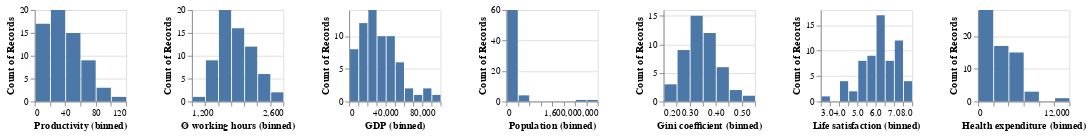

Notebook code for this chart:
### Markdown cell above
This information reflects that our data set contains some null values we need to handle with. As a rule of thumb a linear regression with one dependent and one independent variable requires at least 30 observations. Hence it can be assumed that the number of observations is sufficient for a simple linear regression model. Regarding a multiple linear regression model for each additional indipendent variable added to the equation an additional 10 observations are required (https://home.csulb.edu/~msaintg/ppa696/696regmx.htm#:~:text=Regression%20with%20only%20one%20dependent,variable%20added%20to%20the%20equation). 
In our case, a dataset of at least 80 observations would be required to take every independent variable into account. For this reason we cannot afford to eliminate the observations with missing values. Alternativley we will appropriately replace the missing values with mean or median. Despite the data correction we furthermore need to think about eleminating isolated variables of our multiple linear regression model. 

Additionally we were thinking about a method called oversampling to add artificial samples. However, research on this subject revealed, that this method only works for categorical variables to adjust the class distribution of a data set. Hence it is not practicable for this project.

To deal with existing missing values we had to figure out what is a better measure of the central tendency of data and use that value to appropriately replace missing values.
We generated distribution plots to decide which techniques to use.
    - Outliers data points will have a significant impact on the mean and hence, in such cases, it is not recommended to use the mean for replacing the missing values. 
    - For symmetric data distribution, one can use the mean value for imputing missing values.

Please find the additional boxplot visualization in the Appendix.

### Chart 1: Distribution Splot

### Code cell
alt.Chart(df).mark_bar().encode(
    alt.X(alt.repeat("column"), type="quantitative", bin=True),
    y='count()',
).properties(
    width=100,
    height=100
).repeat(
    column=['Productivity', 'Ø working hours', 'GDP', 'Population','Gini coefficient','Life satisfaction','Health expenditure']
)

### Figure 1 — Vega-Lite specification as saved in the notebook (floating-point values rounded to 4 significant figures)
{"config": {"view": {"continuousWidth": 400, "continuousHeight": 300}}, "repeat": {"column": ["Productivity", "Ø working hours", "GDP", "Population", "Gini coefficient", "Life satisfaction", "Health expenditure"]}, "spec": {"data": {"name": "data-0f784a42502bfd1e3cf82a51730ef2f6"}, "mark": "bar", "encoding": {"x": {"bin": true, "field": {"repeat": "column"}, "type": "quantitative"}, "y": {"aggregate": "count", "type": "quantitative"}}, "height": 100, "width": 100}, "$schema": "https://vega.github.io/schema/vega-lite/v4.17.0.json", "datasets": {"data-0f784a42502bfd1e3cf82a51730ef2f6": [{"Continent": "Americas", "Country": "Argentina", "Code": "ARG", "Year": 2017, "Ø working hours": 1692.0, "GDP": 23270.0, "Population": 44054616, "Gini coefficient": null, "Life satisfaction": 6.086, "Productivity": 30.96, "Health expenditure": 2470.0}, {"Continent": "Oceania", "Country": "Australia", "Code": "AUS", "Year": 2017, "Ø working hours": 1731.0, "GDP": 52540.0, "Population": 24590336, "Gini coefficient": null, "Life satisfaction": 7.234, "Productivity": 60.34, "Health expenditure": 4716.0}, {"Continent": "Europe", "Country": "Austria", "Code": "AUT", "Year": 2017, "Ø working hours": 1613.0, "GDP": 51950.0, "Population": 8797497, "Gini coefficient": 0.2974, "Life satisfaction": 7.195, "Productivity": 64.78, "Health expenditure": 5641.0}, {"Continent": "Asia", "Country": "Bangladesh", "Code": "BGD", "Year": 2017, "Ø working hours": 2232.0, "GDP": 4113.0, "Population": 161793968, "Gini coefficient": null, "Life satisfaction": 5.114, "Productivity": 4.308, "Health expenditure": 101.2}, {"Continent": "Europe", "Country": "Belgium", "Code": "BEL", "Year": 2017, "Ø working hours": 1544.0, "GDP": 45150.0, "Population": 11384491, "Gini coefficient": 0.2739, "Life satisfaction": 6.772, "Productivity": 68.52, "Health expenditure": 5450.0}, {"Continent": "Americas", "Country": "Brazil", "Code": "BRA", "Year": 2017, "Ø working hours": 1709.0, "GDP": 14280.0, "Population": 208504960, "Gini coefficient": 0.5333, "Life satisfaction": 6.451, "Productivity": 19.19, "Health expenditure": 1376.0}, {"Continent": "Europe", "Country": "Bulgaria", "Code": "BGR", "Year": 2017, "Ø working hours": 1644.0, "GDP": 19580.0, "Population": 7182430, "Gini coefficient": 0.4038, "Life satisfaction": 5.108, "Productivity": 25.39, "Health expenditure": 1608.0}, {"Continent": "Asia", "Country": "Cambodia", "Code": "KHM", "Year": 2017, "Ø working hours": 2456.0, "GDP": 3951.0, "Population": 15830694, "Gini coefficient": null, "Life satisfaction": 4.998, "Productivity": 3.023, "Health expenditure": 224.8}, {"Continent": "Americas", "Country": "Canada", "Code": "CAN", "Year": 2017, "Ø working hours": 1696.0, "GDP": 48900.0, "Population": 36554344, "Gini coefficient": 0.3331, "Life satisfaction": 7.109, "Productivity": 56.26, "Health expenditure": 5209.0}, {"Continent": "Americas", "Country": "Chile", "Code": "CHL", "Year": 2017, "Ø working hours": 1974.0, "GDP": 22860.0, "Population": 18368582, "Gini coefficient": 0.4444, "Life satisfaction": 5.942, "Productivity": 27.26, "Health expenditure": 2219.0}, {"Continent": "Asia", "Country": "China", "Code": "CHN", "Year": 2017, "Ø working hours": 2174.0, "GDP": 13850.0, "Population": 1410275968, "Gini coefficient": 0.3908, "Life satisfaction": 5.144, "Productivity": 11.36, "Health expenditure": 706.4}, {"Continent": "Americas", "Country": "Colombia", "Code": "COL", "Year": 2017, "Ø working hours": 1998.0, "GDP": 13430.0, "Population": 48351668, "Gini coefficient": 0.4972, "Life satisfaction": 6.35, "Productivity": 15.63, "Health expenditure": 1088.0}, {"Continent": "Americas", "Country": "Costa Rica", "Code": "CRI", "Year": 2017, "Ø working hours": 2212.0, "GDP": 18130.0, "Population": 4993849, "Gini coefficient": 0.4835, "Life satisfaction": 6.998, "Productivity": 18.73, "Health expenditure": 1440.0}, {"Continent": "Europe", "Country": "Croatia", "Code": "HRV", "Year": 2017, "Ø working hours": 1835.0, "GDP": 25360.0, "Population": 4192468, "Gini coefficient": 0.3035, "Life satisfaction": 5.626, "Productivity": 33.16, "Health expenditure": 1804.0}, {"Continent": "Asia", "Country": "Cyprus", "Code": "CYP", "Year": 2017, "Ø working hours": 1784.0, "GDP": 31250.0, "Population": 1208527, "Gini coefficient": 0.3142, "Life satisfaction": 6.137, "Productivity": 42.59, "Health expenditure": 2533.0}, {"Continent": "Europe", "Country": "Czechia", "Code": "CZE", "Year": 2017, "Ø working hours": 1776.0, "GDP": 35580.0, "Population": 10531315, "Gini coefficient": 0.2485, "Life satisfaction": null, "Productivity": 39.42, "Health expenditure": 2786.0}, {"Continent": "Europe", "Country": "Denmark", "Code": "DNK", "Year": 2017, "Ø working hours": 1400.0, "GDP": 51670.0, "Population": 5737286, "Gini coefficient": 0.2875, "Life satisfaction": 7.693, "Productivity": 72.54, "Health expenditure": 5573.0}, {"Continent": "Americas", "Country": "Ecuador", "Code": "ECU", "Year": 2017, "Ø working hours": 1701.0, "GDP": 11410.0, "Population": 16696947, "Gini coefficient": 0.4467, "Life satisfaction": 5.809, "Productivity": 15.32, "Health expenditure": 863.0}, {"Continent": "Europe", "Country": "Estonia", "Code": "EST", "Year": 2017, "Ø working hours": 1857.0, "GDP": 30980.0, "Population": 1317550, "Gini coefficient": 0.3036, "Life satisfaction": 6.035, "Productivity": 33.49, "Health expenditure": 2242.0}, {"Continent": "Europe", "Country": "Finland", "Code": "FIN", "Year": 2017, "Ø working hours": 1659.0, "GDP": 43830.0, "Population": 5508146, "Gini coefficient": 0.2738, "Life satisfaction": 7.78, "Productivity": 58.88, "Health expenditure": 4339.0}, {"Continent": "Europe", "Country": "France", "Code": "FRA", "Year": 2017, "Ø working hours": 1514.0, "GDP": 42820.0, "Population": 64144092, "Gini coefficient": 0.3163, "Life satisfaction": 6.69, "Productivity": 68.37, "Health expenditure": 5060.0}, {"Continent": "Europe", "Country": "Germany", "Code": "DEU", "Year": 2017, "Ø working hours": 1354.0, "GDP": 51250.0, "Population": 82624368, "Gini coefficient": 0.312, "Life satisfaction": 7.035, "Productivity": 69.85, "Health expenditure": 6028.0}, {"Continent": "Europe", "Country": "Greece", "Code": "GRC", "Year": 2017, "Ø working hours": 2017.0, "GDP": 26480.0, "Population": 10692230, "Gini coefficient": 0.3435, "Life satisfaction": 5.952, "Productivity": 33.36, "Health expenditure": 2326.0}, {"Continent": "Asia", "Country": "Hong Kong", "Code": "HKG", "Year": 2017, "Ø working hours": 2186.0, "GDP": 49930.0, "Population": 7461508, "Gini coefficient": null, "Life satisfaction": 5.659, "Productivity": 44.37, "Health expenditure": null}, {"Continent": "Europe", "Country": "Hungary", "Code": "HUN", "Year": 2017, "Ø working hours": 1937.0, "GDP": 26910.0, "Population": 9788940, "Gini coefficient": 0.3058, "Life satisfaction": 6.0, "Productivity": 33.06, "Health expenditure": 1989.0}, {"Continent": "Europe", "Country": "Iceland", "Code": "ISL", "Year": 2017, "Ø working hours": 1493.0, "GDP": 49840.0, "Population": 343641, "Gini coefficient": 0.2613, "Life satisfaction": 7.533, "Productivity": 59.13, "Health expenditure": 4763.0}, {"Continent": "Asia", "Country": "India", "Code": "IND", "Year": 2017, "Ø working hours": 2117.0, "GDP": 6188.0, "Population": 1354195712, "Gini coefficient": 0.3594, "Life satisfaction": 3.249, "Productivity": 8.01, "Health expenditure": 181.5}, {"Continent": "Asia", "Country": "Indonesia", "Code": "IDN", "Year": 2017, "Ø working hours": 2024.0, "GDP": 10640.0, "Population": 264498848, "Gini coefficient": 0.3879, "Life satisfaction": 5.347, "Productivity": 11.35, "Health expenditure": 317.6}, {"Continent": "Europe", "Country": "Ireland", "Code": "IRL", "Year": 2017, "Ø working hours": 1746.0, "GDP": 86810.0, "Population": 4771860, "Gini coefficient": 0.3136, "Life satisfaction": 7.255, "Productivity": 109.5, "Health expenditure": 5583.0}, {"Continent": "Asia", "Country": "Israel", "Code": "ISR", "Year": 2017, "Ø working hours": 1921.0, "GDP": 38980.0, "Population": 8309256, "Gini coefficient": 0.382, "Life satisfaction": 7.332, "Productivity": 41.02, "Health expenditure": 2992.0}, {"Continent": "Europe", "Country": "Italy", "Code": "ITA", "Year": 2017, "Ø working hours": 1723.0, "GDP": 40160.0, "Population": 60004024, "Gini coefficient": 0.3593, "Life satisfaction": 6.445, "Productivity": 56.27, "Health expenditure": 3617.0}, {"Continent": "Asia", "Country": "Japan", "Code": "JPN", "Year": 2017, "Ø working hours": 1738.0, "GDP": 39600.0, "Population": 126662464, "Gini coefficient": null, "Life satisfaction": 5.908, "Productivity": 42.42, "Health expenditure": 4398.0}, {"Continent": "Europe", "Country": "Latvia", "Code": "LVA", "Year": 2017, "Ø working hours": 1875.0, "GDP": 27160.0, "Population": 1954861, "Gini coefficient": 0.3557, "Life satisfaction": 5.97, "Productivity": 31.57, "Health expenditure": 1704.0}, {"Continent": "Europe", "Country": "Lithuania", "Code": "LTU", "Year": 2017, "Ø working hours": 1844.0, "GDP": 29830.0, "Population": 2904452, "Gini coefficient": 0.3729, "Life satisfaction": 6.064, "Productivity": 32.99, "Health expenditure": 2178.0}, {"Continent": "Europe", "Country": "Luxembourg", "Code": "LUX", "Year": 2017, "Ø working hours": 1519.0, "GDP": 90600.0, "Population": 596290, "Gini coefficient": 0.3452, "Life satisfaction": 7.404, "Productivity": 83.17, "Health expenditure": 5981.0}, {"Continent": "Asia", "Country": "Malaysia", "Code": "MYS", "Year": 2017, "Ø working hours": 2238.0, "GDP": 24160.0, "Population": 31975812, "Gini coefficient": null, "Life satisfaction": 5.428, "Productivity": 23.65, "Health expenditure": 987.6}, {"Continent": "Europe", "Country": "Malta", "Code": "MLT", "Year": 2017, "Ø working hours": 2040.0, "GDP": 35150.0, "Population": 479507, "Gini coefficient": 0.2923, "Life satisfaction": 6.733, "Productivity": 39.22, "Health expenditure": 3873.0}, {"Continent": "Americas", "Country": "Mexico", "Code": "MEX", "Year": 2017, "Ø working hours": 2255.0, "GDP": 18940.0, "Population": 122839256, "Gini coefficient": null, "Life satisfaction": 6.432, "Productivity": 21.02, "Health expenditure": 1076.0}, {"Continent": "Asia", "Country": "Myanmar", "Code": "MMR", "Year": 2017, "Ø working hours": 2438.0, "GDP": 4763.0, "Population": 52288344, "Gini coefficient": 0.307, "Life satisfaction": 4.434, "Productivity": 4.735, "Health expenditure": 214.6}, {"Continent": "Europe", "Country": "Netherlands", "Code": "NLD", "Year": 2017, "Ø working hours": 1430.0, "GDP": 54230.0, "Population": 17207204, "Gini coefficient": 0.2854, "Life satisfaction": 7.425, "Productivity": 70.62, "Health expenditure": 5603.0}, {"Continent": "Oceania", "Country": "New Zealand", "Code": "NZL", "Year": 2017, "Ø working hours": 1752.0, "GDP": 39730.0, "Population": 4746253, "Gini coefficient": null, "Life satisfaction": 7.205, "Productivity": 42.74, "Health expenditure": 3876.0}, {"Continent": "Africa", "Country": "Nigeria", "Code": "NGA", "Year": 2017, "Ø working hours": 1827.0, "GDP": 5061.0, "Population": 193495904, "Gini coefficient": null, "Life satisfaction": 4.356, "Productivity": null, "Health expenditure": 194.8}, {"Continent": "Europe", "Country": "Norway", "Code": "NOR", "Year": 2017, "Ø working hours": 1417.0, "GDP": 69600.0, "Population": 5277396, "Gini coefficient": 0.2699, "Life satisfaction": 7.442, "Productivity": 96.85, "Health expenditure": 6631.0}, {"Continent": "Asia", "Country": "Pakistan", "Code": "PAK", "Year": 2017, "Ø working hours": 2096.0, "GDP": 4744.0, "Population": 216379648, "Gini coefficient": null, "Life satisfaction": 4.443, "Productivity": 8.322, "Health expenditure": 132.7}, {"Continent": "Americas", "Country": "Peru", "Code": "PER", "Year": 2017, "Ø working hours": 1932.0, "GDP": 11960.0, "Population": 31605488, "Gini coefficient": 0.4329, "Life satisfaction": 5.999, "Productivity": 10.75, "Health expenditure": 624.0}, {"Continent": "Asia", "Country": "Philippines", "Code": "PHL", "Year": 2017, "Ø working hours": 2149.0, "GDP": 7858.0, "Population": 106738496, "Gini coefficient": null, "Life satisfaction": 6.268, "Productivity": 9.45, "Health expenditure": 321.6}, {"Continent": "Europe", "Country": "Poland", "Code": "POL", "Year": 2017, "Ø working hours": 2028.0, "GDP": 29050.0, "Population": 38532816, "Gini coefficient": 0.303, "Life satisfaction": 6.242, "Productivity": 33.66, "Health expenditure": 1972.0}, {"Continent": "Europe", "Country": "Portugal", "Code": "PRT", "Year": 2017, "Ø working hours": 1863.0, "GDP": 30430.0, "Population": 10307528, "Gini coefficient": 0.338, "Life satisfaction": 6.095, "Productivity": 34.62, "Health expenditure": 3072.0}, {"Continent": "Europe", "Country": "Romania", "Code": "ROU", "Year": 2017, "Ø working hours": 1806.0, "GDP": 25420.0, "Population": 19698852, "Gini coefficient": 0.3602, "Life satisfaction": 6.13, "Productivity": 32.27, "Health expenditure": 1399.0}, {"Continent": "Europe", "Country": "Russia", "Code": "RUS", "Year": 2017, "Ø working hours": 1974.0, "GDP": 26800.0, "Population": 145452544, "Gini coefficient": 0.3724, "Life satisfaction": 5.441, "Productivity": 27.45, "Health expenditure": 1406.0}, {"Continent": "Asia", "Country": "Singapore", "Code": "SGP", "Year": 2017, "Ø working hours": 2238.0, "GDP": 81440.0, "Population": 5764489, "Gini coefficient": null, "Life satisfaction": 6.378, "Productivity": 54.3, "Health expenditure": 4091.0}, {"Continent": "Europe", "Country": "Slovakia", "Code": "SVK", "Year": 2017, "Ø working hours": 1745.0, "GDP": 26470.0, "Population": 5439418, "Gini coefficient": 0.2324, "Life satisfaction": 6.243, "Productivity": 35.17, "Health expenditure": 2038.0}, {"Continent": "Europe", "Country": "Slovenia", "Code": "SVN", "Year": 2017, "Ø working hours": 1655.0, "GDP": 31590.0, "Population": 2098396, "Gini coefficient": 0.2422, "Life satisfaction": 6.665, "Productivity": 40.55, "Health expenditure": 2998.0}, {"Continent": "Africa", "Country": "South Africa", "Code": "ZAF", "Year": 2017, "Ø working hours": 2209.0, "GDP": 12740.0, "Population": 56641208, "Gini coefficient": null, "Life satisfaction": 5.035, "Productivity": 18.05, "Health expenditure": 1108.0}, {"Continent": "Asia", "Country": "South Korea", "Code": "KOR", "Year": 2017, "Ø working hours": 2063.0, "GDP": 40880.0, "Population": 51511640, "Gini coefficient": null, "Life satisfaction": 5.903, "Productivity": 39.08, "Health expenditure": 2926.0}, {"Continent": "Europe", "Country": "Spain", "Code": "ESP", "Year": 2017, "Ø working hours": 1686.0, "GDP": 38930.0, "Population": 46584168, "Gini coefficient": 0.3465, "Life satisfaction": 6.457, "Productivity": 56.06, "Health expenditure": 3557.0}, {"Continent": "Asia", "Country": "Sri Lanka", "Code": "LKA", "Year": 2017, "Ø working hours": 1924.0, "GDP": 12730.0, "Population": 21506816, "Gini coefficient": null, "Life satisfaction": 4.213, "Productivity": 17.05, "Health expenditure": 459.2}, {"Continent": "Europe", "Country": "Sweden", "Code": "SWE", "Year": 2017, "Ø working hours": 1609.0, "GDP": 52030.0, "Population": 10058191, "Gini coefficient": 0.2877, "Life satisfaction": 7.398, "Productivity": 64.34, "Health expenditure": 5656.0}, {"Continent": "Europe", "Country": "Switzerland", "Code": "CHE", "Year": 2017, "Ø working hours": 1590.0, "GDP": 73620.0, "Population": 8451688, "Gini coefficient": 0.3268, "Life satisfaction": 7.694, "Productivity": 80.59, "Health expenditure": 7990.0}, {"Continent": "Asia", "Country": "Taiwan", "Code": "TWN", "Year": 2017, "Ø working hours": 1990.0, "GDP": 45380.0, "Population": 23665028, "Gini coefficient": null, "Life satisfaction": 6.537, "Productivity": 45.0, "Health expenditure": null}, {"Continent": "Asia", "Country": "Thailand", "Code": "THA", "Year": 2017, "Ø working hours": 2185.0, "GDP": 16670.0, "Population": 70898208, "Gini coefficient": 0.3653, "Life satisfaction": 6.022, "Productivity": 14.75, "Health expenditure": 669.6}, {"Continent": "Asia", "Country": "Turkey", "Code": "TUR", "Year": 2017, "Ø working hours": 1832.0, "GDP": 26610.0, "Population": 82089824, "Gini coefficient": 0.4141, "Life satisfaction": 4.872, "Productivity": 41.8, "Health expenditure": 1167.0}, {"Continent": "Europe", "Country": "United Kingdom", "Code": "GBR", "Year": 2017, "Ø working hours": 1670.0, "GDP": 44090.0, "Population": 66064808, "Gini coefficient": 0.3515, "Life satisfaction": 7.157, "Productivity": 54.68, "Health expenditure": 4516.0}, {"Continent": "Americas", "Country": "United States", "Code": "USA", "Year": 2017, "Ø working hours": 1757.0, "GDP": 60120.0, "Population": 329791232, "Gini coefficient": 0.4118, "Life satisfaction": 6.944, "Productivity": 71.64, "Health expenditure": 10100.0}, {"Continent": "Americas", "Country": "Uruguay", "Code": "URY", "Year": 2017, "Ø working hours": 1552.0, "GDP": 20620.0, "Population": 3422205, "Gini coefficient": 0.3946, "Life satisfaction": 6.6, "Productivity": 28.3, "Health expenditure": 2030.0}, {"Continent": "Asia", "Country": "Vietnam", "Code": "VNM", "Year": 2017, "Ø working hours": 2170.0, "GDP": 6842.0, "Population": 94033048, "Gini coefficient": null, "Life satisfaction": 5.467, "Productivity": 5.653, "Health expenditure": 424.0}]}}
